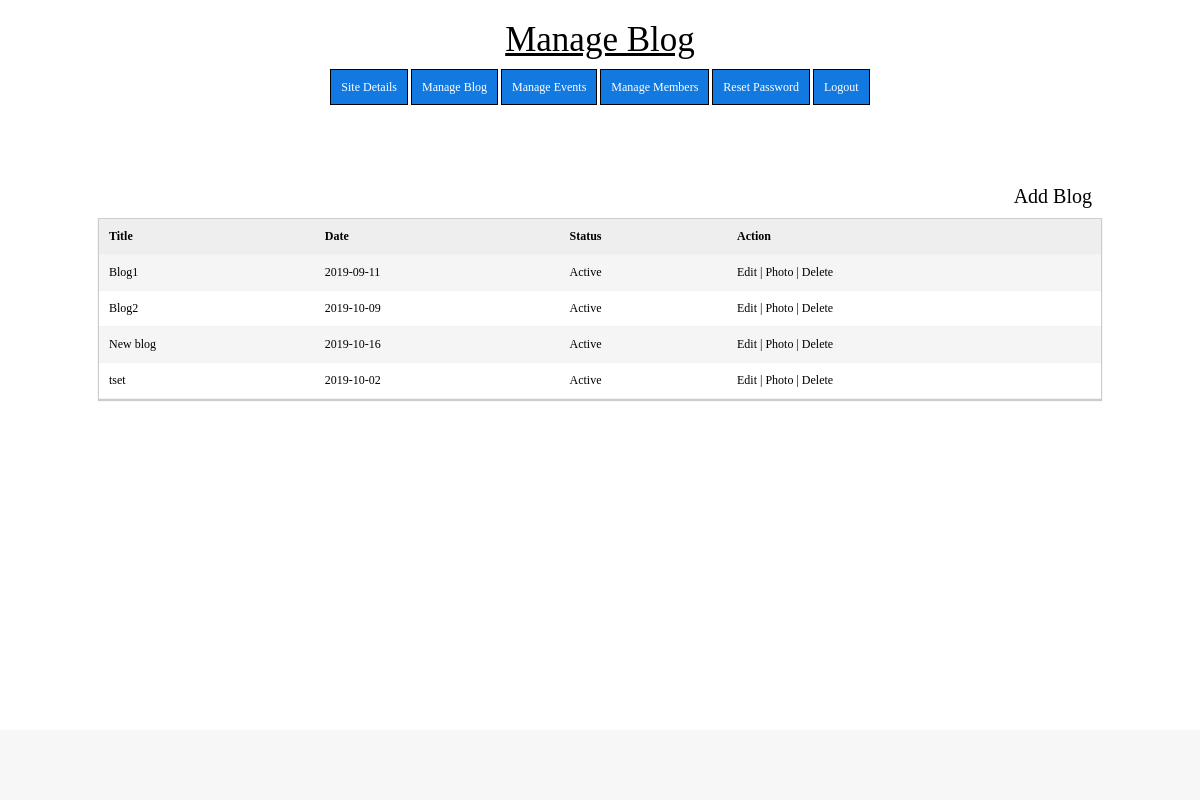
The page /manage-site/manage_blog.php (signed in) on the database its author committed.
### tables this page shows
CREATE TABLE `mp_blogs` (
  `blog_id` int(11) NOT NULL,
  `blog_title` varchar(80) NOT NULL,
  `blog_data` text DEFAULT NULL,
  `meta_keywords` varchar(255) DEFAULT NULL,
  `meta_desc` varchar(255) DEFAULT NULL,
  `sort_order` int(11) DEFAULT NULL,
  `date` date NOT NULL,
  `status` enum('A','I') NOT NULL,
  `photo` varchar(255) DEFAULT NULL,
  `org_id` varchar(100) NOT NULL
);

### manage-site/manage_blog.php (the view, shortened to what this page needs)
<?php
require("../libs/config.php");
include("header.php");
?>
<div class="title" style="text-align:right;"><a href="add_edit_blog.php">Add Blog</a></div>
<table class="bordered">
    <tr>
        <th ><strong>Title</strong> </th>
        <th ><strong>Date</strong> </th>
        <th><strong>Status</strong> </th>
        <th><strong>Action</strong> </th>
    </tr>
    <?php
    $sql = "SELECT * FROM mp_blogs WHERE org_id = '" .$_SESSION['org_id']. "'  ORDER BY blog_title ASC, blog_id DESC";
    try {
        $stmt = $DB->prepare($sql);
        $stmt->execute();
        $results = $stmt->fetchAll();
    } catch (Exception $ex) {
        echo errorMessage($ex->getMessage());
    }
    foreach ($results as $rs) {
        ?>
        <tr>
            <td ><?php echo stripslashes($rs["blog_title"]); ?></td>
            <td ><?php echo stripslashes($rs["date"]); ?></td>
            <td><?php echo ($rs["status"] == 'A') ? "Active" : "Inactive"; ?></td>
            <td><a href="add_edit_blog.php?edit=<?php echo ($rs["blog_id"]); ?>">Edit</a>
            <a> | </a>
            <a href="upload_photo.php?id=<?php echo ($rs["blog_id"]); ?>&org_id=<?php echo $_SESSION['org_id']; ?>&page=blogs&name=<?php echo stripslashes($rs["blog_title"]); ?>">Photo</a>
            <a> | </a>
                <a href="manage_pages.php?del=<?php echo ($rs["blog_id"]); ?>" onclick="return confirm('Are you sure?');">Delete</a> </td>
        </tr>
        <?php
    }
    ?>
</table>
<?php
include("footer.php");
?>

### manage-site/style.css (style rules this page uses)
* { margin: 0; }
html, body { margin:0; padding:0; height:100%; }
body { border: 0; font: 12px "Trebuchet MS"; color: #000; background:#fff; }
a { text-decoration: none; color:#000; }
.title { font-size:20px; padding:10px; text-align:center; }
table { *border-collapse: collapse; border-spacing: 0; width: 100%; }
.bordered { border: solid #ccc 1px; -webkit-box-shadow: 0 1px 1px #ccc; -moz-box-shadow: 0 1px 1px #ccc; box-shadow: 0 1px 1px #ccc; table-layout: auto; }
.bordered td, .bordered th { padding: 10px; border-bottom: 1px solid #f2f2f2; }
.bordered th { background-color: #eee; border-top: none; text-align:left; }
.bordered tbody tr:nth-child(even) { background: #f5f5f5; border:1px solid #000; }

### rows shown on the page
mp_blogs: blog_title "Blog1", date "2019-09-11", status "Active"
mp_blogs: blog_title "Blog2", date "2019-10-09", status "Active"
mp_blogs: blog_title "New blog", date "2019-10-16", status "Active"
mp_blogs: blog_title "tset", date "2019-10-02", status "Active"

### other values the page prints
$pageTitle "Manage Blog"
